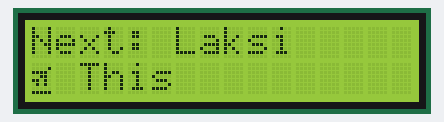
This sketch was run on a simulated Arduino Uno, built with avr-gcc and run on an emulated ATmega328P. Shown: 16×2 character LCD.

Above: at 0.99 s.
At 2.5 s:
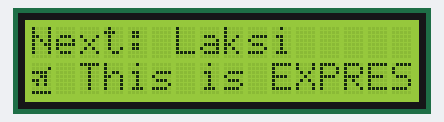
At 10.8 s:
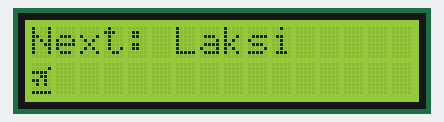
At 17.2 s:
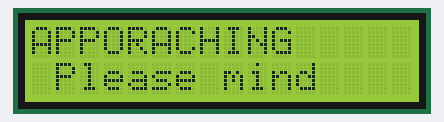
At 24.7 s:
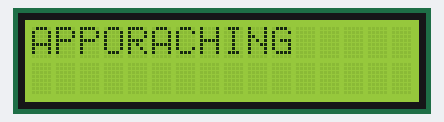
At 38.6 s:
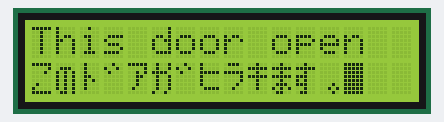

Measured:
- what the display in image 2 shows lasts 0.6 s, from 10.8 s to 11.4 s
- what the display in image 5 shows lasts 1.1 s, from 38.5 s to 39.6 s

The sketch:

Train_LCD_4.ino
```cpp
//Libraries
#include <Wire.h>
#include <LiquidCrystal_I2C.h>

LiquidCrystal_I2C lcd(0x27, 2, 1, 0, 4, 5, 6, 7, 3, POSITIVE);
// Set the LCD I2C address, if it's not working try 0x27 or 0x3F.

int screenWidth = 16;
int screenHeight = 2;

//Japanese Text

//このドアが開きます
//コノドアガヒラキマス
String katakana_ko = String(char(186));
String katakana_no = String(char(201));
String katakana_to = String(char(196));
String katakana_dbline = String(char(222));
String katakana_a = String(char(177));
String katakana_ka = String(char(182));
String katakana_hi = String(char(203));
String katakana_ra = String(char(215));
String katakana_ki = String(char(183));
String katakana_ma = String(char(207));
String katakana_su = String(char(189));

//airport icon
byte airport[] =
{
  B00000,
  B00001,
  B11110,
  B00110,
  B11010,
  B01010,
  B00000,
  B11111
};

//Hiragana character set
//あ
byte hiragana_a[] =
{
  B00100,
  B11111,
  B00100,
  B00101,
  B01010,
  B10101,
  B10101,
  B01001
};

//い
byte hiragana_i[] =
{
  B10000,
  B10010,
  B10001,
  B10001,
  B10000,
  B10000,
  B01000,
  B00110
};

//う
byte hiragana_u[] =
{
  B11110,
  B00001,
  B11110,
  B00001,
  B00001,
  B00001,
  B00010,
  B00110
};

//え
byte hiragana_e[] =
{
  B11110,
  B00001,
  B11110,
  B00001,
  B00110,
  B01000,
  B11100,
  B10111
};

//お
byte hiragana_o[] =
{
  B00101,
  B00100,
  B11111,
  B00100,
  B01110,
  B10101,
  B10101,
  B01001
};

//か
byte hiragana_ka[] =
{
  B01001,
  B01001,
  B11110,
  B01001,
  B01001,
  B01001,
  B01001,
  B10010
};

//き
byte hiragana_ki[] =
{
  B00100,
  B11111,
  B00100,
  B11111,
  B00100,
  B11100,
  B10001,
  B01110
};

//く
byte hiragana_ku[] =
{
  B00010,
  B00100,
  B01000,
  B10000,
  B01000,
  B00100,
  B00010,
  B00001
};

//け
byte hiragana_ke[] =
{
  B10010,
  B10010,
  B10111,
  B10010,
  B10010,
  B10010,
  B10010,
  B01010
};

//こ
byte hiragana_ko[] =
{
  B11111,
  B00001,
  B00010,
  B00000,
  B00000,
  B01000,
  B10000,
  B11111
};

//さ
byte hiragana_sa[] =
{
  B00100,
  B11111,
  B00100,
  B00100,
  B01100,
  B10000,
  B10001,
  B11110
};

//し
byte hiragana_shi[] =
{
  B10000,
  B10000,
  B10000,
  B10000,
  B10001,
  B10001,
  B10001,
  B01110
};

//す
byte hiragana_su[] =
{
  B00100,
  B11111,
  B00100,
  B11100,
  B10100,
  B11100,
  B00100,
  B01100
};

//せ
byte hiragana_se[] =
{
  B01010,
  B01010,
  B11111,
  B01010,
  B01010,
  B01010,
  B01000,
  B01111
};

//そ
byte hiragana_so[] =
{
  B11111,
  B00100,
  B01000,
  B11111,
  B00010,
  B00100,
  B01000,
  B01111
};

//た
byte hiragana_ta[] =
{
  B10000,
  B11100,
  B10000,
  B10111,
  B10001,
  B10000,
  B10100,
  B10111
};

//ち
byte hiragana_chi[] =
{
  B00100,
  B11111,
  B00100,
  B00100,
  B00111,
  B00001,
  B10001,
  B01110
};

//つ
byte hiragana_tsu[] =
{
  B00000,
  B00000,
  B11110,
  B00001,
  B00001,
  B00001,
  B00010,
  B11100
};


//て
byte hiragana_te[] =
{
  B11111,
  B00010,
  B00100,
  B01000,
  B10000,
  B10000,
  B01000,
  B00110
};

//と
byte hiragana_to[] =
{
  B01000,
  B01001,
  B01110,
  B01000,
  B10000,
  B10000,
  B01000,
  B00111
};

//な
byte hiragana_na[] =
{
  B10000,
  B11100,
  B10000,
  B10011,
  B10000,
  B10010,
  B10011,
  B10110
};

//に
byte hiragana_ni[] =
{
  B10000,
  B10111,
  B10001,
  B10000,
  B10000,
  B10000,
  B10100,
  B10111
};

//ぬ
byte hiragana_nu[] =
{
  B00010,
  B10010,
  B01110,
  B11011,
  B10101,
  B10101,
  B11011,
  B10011
};

//ね
byte hiragana_ne[] =
{
  B01000,
  B11011,
  B01101,
  B01001,
  B11001,
  B01011,
  B10101,
  B10011
};

//の
byte hiragana_no[] =
{
  B00000,
  B01110,
  B10101,
  B10101,
  B10101,
  B10101,
  B10101,
  B01101
};

//は
byte hiragana_ha[] =
{
  B10010,
  B10111,
  B10010,
  B10010,
  B10010,
  B10010,
  B10111,
  B10110
};

//ひ
byte hiragana_hi[] =
{
  B00000,
  B11011,
  B01010,
  B01001,
  B01001,
  B01001,
  B01010,
  B01110
};

//ふ
byte hiragana_hu[] =
{
  B11111,
  B00010,
  B00100,
  B10101,
  B10101,
  B00010,
  B00010,
  B00100
};

//へ
byte hiragana_he[] =
{
  B00000,
  B00000,
  B01000,
  B10100,
  B00010,
  B00001,
  B00000,
  B00000
};

//ほ
byte hiragana_ho[] =
{
  B10010,
  B10111,
  B10010,
  B10111,
  B10010,
  B10111,
  B11010,
  B10100
};

//ま
byte hiragana_ma[] =
{
  B00100,
  B11111,
  B00100,
  B11111,
  B00100,
  B01110,
  B10101,
  B01100
};

//み
byte hiragana_mi[] =
{
  B11100,
  B00101,
  B00101,
  B00101,
  B01111,
  B10101,
  B10101,
  B11001
};

//む
byte hiragana_mu[] =
{
  B00101,
  B00100,
  B11111,
  B00100,
  B11100,
  B10100,
  B11101,
  B00111
};

//め
byte hiragana_me[] =
{
  B00000,
  B10001,
  B01010,
  B01111,
  B11101,
  B10101,
  B11001,
  B10001
};

//も
byte hiragana_mo[] =
{
  B01000,
  B11100,
  B01000,
  B11100,
  B01000,
  B01001,
  B01010,
  B00100
};

//や
byte hiragana_ya[] =
{
  B01010,
  B11111,
  B01001,
  B01010,
  B01000,
  B01000,
  B01000,
  B00100
};

//ゆ
byte hiragana_yu[] =
{
  B00000,
  B10100,
  B10110,
  B11101,
  B10101,
  B00101,
  B01110,
  B00100
};

//よ
byte hiragana_yo[] =
{
  B00100,
  B00100,
  B00111,
  B00100,
  B00100,
  B01111,
  B10100,
  B01100
};

//ら
byte hiragana_ra[] =
{
  B11111,
  B00000,
  B10000,
  B10000,
  B11110,
  B00001,
  B00010,
  B11100
};

//り
byte hiragana_ri[] =
{
  B00010,
  B10101,
  B11001,
  B10001,
  B00001,
  B00001,
  B00010,
  B00100
};

//る
byte hiragana_ru[] =
{
  B11111,
  B00010,
  B00100,
  B01100,
  B10010,
  B00101,
  B01011,
  B01110
};

//れ
byte hiragana_re[] =
{
  B01000,
  B11111,
  B01001,
  B01001,
  B01001,
  B01010,
  B01010,
  B01011
};

//ろ
byte hiragana_ro[] =
{
  B11111,
  B00010,
  B00100,
  B01100,
  B10010,
  B00001,
  B00001,
  B01110
};

//わ
byte hiragana_wa[] =
{
  B01000,
  B11111,
  B01001,
  B01001,
  B01001,
  B01010,
  B01010,
  B01011
};

//を
byte hiragana_wo[] =
{
  B01000,
  B11110,
  B01000,
  B01111,
  B11000,
  B10100,
  B10001,
  B01110
};

//ん
byte hiragana_n[] =
{
  B10000,
  B10000,
  B10000,
  B10000,
  B10100,
  B11010,
  B10011,
  B10010
};

//。
byte hiragana_fullStop[] =
{
  B00000,
  B00000,
  B00000,
  B00000,
  B00000,
  B00010,
  B00101,
  B00010
};

//upper circle
byte hiragana_upperCircle[] =
{
  B01000,
  B10100,
  B01000,
  B00000,
  B00000,
  B00000,
  B00000,
  B00000
};

//upper double line
byte hiragana_upperDBLine[] =
{
  B01000,
  B10100,
  B01000,
  B00000,
  B00000,
  B00000,
  B00000,
  B00000
};

//~
byte hiragana_tilde[] =
{
  B00000,
  B00000,
  B00000,
  B01010,
  B10100,
  B00000,
  B00000,
  B00000
};


//String jp_text = ko + no + to + dbline + a + ka + dbline + hi + ra + ki + ma + su;

//screen 1
String screen1_line1 = "Next: Laksi";
String screen1_line2 = " This is EXPRESS train bound for DonMuang Int.Airport. ";

//screen 2
String screen2_line1 = "APPORACHING";
String screen2_line2 = " Please mind your step when leaving the train. ";

//screen 3
String screen3_line1 = "This door open";
String screen3_line2 = ""; //Japanese Text

//screen 1
int stringStart_1 = 0;
int stringStop_1 = 0;

int scrollCursor_1 = screenWidth;

//screen 2
int stringStart_2 = 0;
int stringStop_2 = 0;

int scrollCursor_2 = screenWidth;

//screen 3
int stringStart_3 = 0;
int stringStop_3 = 0;

int scrollCursor_3 = screenWidth;

void setup()
{
  lcd.begin(screenWidth,screenHeight);
  lcd.backlight();   //backlight on

  //custom character set

  //airport icon
  lcd.createChar(1, airport);

  //hiragana character set

  //Maximum 7 (0-7) can be used. Otherwise It will be sensored.

  //このドアが開きます

  //lcd.createChar(#, hiragana_a);
  //lcd.createChar(#, hiragana_i);
  //lcd.createChar(#, hiragana_u);
  //lcd.createChar(#, hiragana_e);
  //lcd.createChar(#, hiragana_o);
  lcd.createChar(2, hiragana_ka);
  //lcd.createChar(3, hiragana_ki);
  //lcd.createChar(#, hiragana_ku);
  //lcd.createChar(#, hiragana_ke);
  lcd.createChar(4, hiragana_ko);
  //lcd.createChar(#, hiragana_sa);
  //lcd.createChar(#, hiragana_shi);
  lcd.createChar(5, hiragana_su);
  //lcd.createChar(#, hiragana_se);
  //lcd.createChar(#, hiragana_so);
  //lcd.createChar(#, hiragana_ta);
  //lcd.createChar(#, hiragana_chi);
  //lcd.createChar(#, hiragana_tsu);
  //lcd.createChar(#, hiragana_te);
  //lcd.createChar(#, hiragana_to);
  //lcd.createChar(#, hiragana_na);
  //lcd.createChar(#, hiragana_ni);
  //lcd.createChar(#, hiragana_nu);
  //lcd.createChar(#, hiragana_ne);
  lcd.createChar(6, hiragana_no);
  //lcd.createChar(#, hiragana_ha);
  //lcd.createChar(#, hiragana_hi);
  //lcd.createChar(#, hiragana_hu);
  //lcd.createChar(#, hiragana_he);
  //lcd.createChar(#, hiragana_ho);
  lcd.createChar(7, hiragana_ma);
  //lcd.createChar(#, hiragana_mi);
  //lcd.createChar(#, hiragana_mu);
  //lcd.createChar(#, hiragana_me);
  //lcd.createChar(#, hiragana_mo);
  //lcd.createChar(#, hiragana_ya);
  //lcd.createChar(#, hiragana_yu);
  //lcd.createChar(#, hiragana_yo);
  //lcd.createChar(#, hiragana_ra);
  //lcd.createChar(#, hiragana_ri);
  //lcd.createChar(#, hiragana_ru);
  //lcd.createChar(#, hiragana_re);
  //lcd.createChar(#, hiragana_ro);
  //lcd.createChar(#, hiragana_wa);
  //lcd.createChar(#, hiragana_wo);
  //lcd.createChar(#, hiragana_n);
  lcd.createChar(3, hiragana_fullStop);
  //lcd.createChar(#, hiragana_upperCircle);
  //lcd.createChar(#, hiragana_upperDBLine);
  //lcd.createChar(#, hiragana_tilde);
}

void loop()
{
  while(true)
  {
    for (int loop_counter_1 = 0; loop_counter_1 < 100; loop_counter_1++)
    {
      lcd.clear();
      screen1();

    }

    for (int loop_counter_2 = 0; loop_counter_2 < 100; loop_counter_2++)
    {
      lcd.clear();
      screen2();
    }

    for (int loop_counter_3 = 0; loop_counter_3 < 10; loop_counter_3++)
    {
      lcd.clear();
      screen3();
    }
  }
}


void screen1()
{
  lcd.setCursor(0, 0);
  lcd.print(screen1_line1);

  lcd.setCursor(0, 1);

  lcd.write(1);
  lcd.print(screen1_line2.substring(stringStart_1,stringStop_1));

  if(stringStart_1 == 0 && scrollCursor_1 > 0)
  {
    scrollCursor_1--;
    stringStop_1++;
  }

  else if (stringStart_1 == stringStop_1)
  {
    stringStart_1 = stringStop_1 = 0;
    scrollCursor_1 = screenWidth;
  }

  else if (stringStop_1 == screen1_line2.length() && scrollCursor_1 == 0)
  {
    stringStart_1++;
  }

  else
  {
    stringStart_1++;
    stringStop_1++;
  }

  delay(125);
}

void screen2()
{
  lcd.setCursor(0, 0);
  lcd.print(screen2_line1);

  lcd.setCursor(0, 1);

  lcd.print(screen2_line2.substring(stringStart_2,stringStop_2));

  if(stringStart_2 == 0 && scrollCursor_2 > 0)
  {
    scrollCursor_2--;
    stringStop_2++;
  }

  else if (stringStart_2 == stringStop_2)
  {
    stringStart_2 = stringStop_2 = 0;
    scrollCursor_2 = screenWidth;
  }

  else if (stringStop_2 == screen2_line2.length() && scrollCursor_2 == 0)
  {
    stringStart_2++;
  }

  else
  {
    stringStart_2++;
    stringStop_2++;
  }

  delay(125);
}

void screen3()
{
  lcd.noBlink();
  delay(500);

  lcd.setCursor(0, 0);
  lcd.print(screen3_line1);

  lcd.setCursor(0, 1);
  lcd.write(4); //こ
  lcd.write(6); //の
  lcd.print(katakana_to); //ト
  lcd.print(katakana_dbline); //dbline
  lcd.print(katakana_a); //ア
  lcd.write(2); //カ
  lcd.print(katakana_dbline); //dbline
  lcd.print(katakana_hi); //ヒ
  lcd.print(katakana_ra); //ラ
  lcd.print(katakana_ki); //キ
  lcd.write(7); //ま
  lcd.write(5); //す
  lcd.write(3); //。

//  if(stringStart_3 == 0 && scrollCursor_3 > 0)
//  {
//    scrollCursor_3--;
//    stringStop_3++;
//  }
//
//  else if (stringStart_3 == stringStop_3)
//  {
//    stringStart_3 = stringStop_3 = 0;
//    scrollCursor_3 = screenWidth;
//  }
//
//  else if (stringStop_3 == screen3_line2.length() && scrollCursor_3 == 0)
//  {
//    stringStart_3++;
//  }
//
//  else
//  {
//    stringStart_3++;
//    stringStop_3++;
//  }

  lcd.blink();
  delay(1000);
}
```
